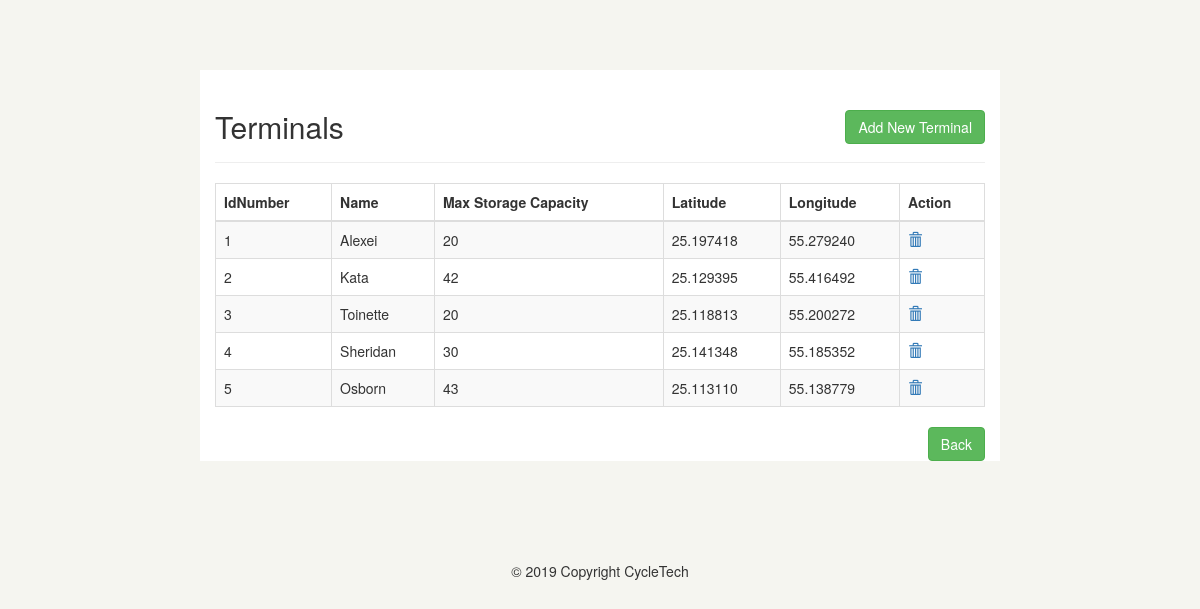
The app's page /cycletech/terminals.php with its own data.
### tables this page shows
CREATE TABLE `terminal` (
  `IdNumber` int(11) NOT NULL,
  `Name` varchar(40) NOT NULL,
  `MaxStorageCapacity` int(3) NOT NULL,
  `Lat` float(10,6) NOT NULL,
  `Lng` float(10,6) NOT NULL
);

### cycletech/terminals.php (the view, shortened to what this page needs)
<!DOCTYPE html>
<html lang="en">
<head>
    <link rel="stylesheet" href="https://maxcdn.bootstrapcdn.com/bootstrap/3.3.7/css/bootstrap.css">
</head>
<body>
    <body style="padding: 30px; padding-top: 70px; background-color:#f5f5f0; ">
    <div style="background-color: white;" class="wrapper">
        <div class="container-fluid">
            <div class="row">
                <div class="col-md-12">
                    <div class="page-header clearfix">
                        <h2 class="pull-left">Terminals</h2>
                        <a href="createT.php" class="btn btn-success pull-right">Add New Terminal</a>
                    </div>
                    <?php
                    require_once "config.php";
                    $sql = "SELECT * FROM terminal";
                    if($result = mysqli_query($link, $sql)){
                        if(mysqli_num_rows($result) > 0){
                            echo "<table class='table table-bordered table-striped'>";
                                echo "<thead>";
                                    echo "<tr>";
                                        echo "<th>IdNumber</th>";
                                        echo "<th>Name</th>";
                                        echo "<th>Max Storage Capacity</th>";
                                        echo "<th>Latitude</th>";
                                        echo "<th>Longitude</th>";
                                        echo "<th>Action</th>";
                                    echo "</tr>";
                                echo "</thead>";
                                echo "<tbody>";
                                while($row = mysqli_fetch_array($result)){
                                    echo "<tr>";
                                        echo "<td>" . $row['IdNumber'] . "</td>";
                                        echo "<td>" . $row['Name'] . "</td>";
                                        echo "<td>" . $row['MaxStorageCapacity'] . "</td>";
                                        echo "<td>" . $row['Lat'] . "</td>";
                                        echo "<td>" . $row['Lng'] . "</td>";
                                        echo "<td>";
                                            echo "<a href='deleteT.php?IdNumber=". $row["IdNumber"] ."' title='Delete Terminal' data-toggle='tooltip'><span class='glyphicon glyphicon-trash'></span></a>";
                                        echo "</td>";
                                    echo "</tr>";
                                }
                                echo "</tbody>";
                            echo "</table>";
                        } else{
                            echo "<p class='lead'><em>No records were found.</em></p>";
                        }
                    } else{
                        echo "ERROR: Could not able to execute $sql. " . mysqli_error($link);
                    }
                    ?>
                    <a href="Admin.php" class="btn btn-success pull-right">Back</a>
                </div>
            </div>
        </div>
    </div>
</body>
<footer style="padding-top: 100px;" class="page-footer bottom">
    <div  class="footer-copyright text-center text-black-50 py-3">© 2019 Copyright CycleTech
    </div>
  </footer>
</html>

### cycletech/terminals.php (style rules this page uses)
.wrapper { width: 800px; margin:0 auto; }
.page-header h2 { margin-top: 0; }
table tr td:last-child a { margin-right: 15px; }

### records on screen
terminal: IdNumber "1", Name "Alexei", MaxStorageCapacity "20", Lat "25.197418", Lng "55.279240"
terminal: IdNumber "2", Name "Kata", MaxStorageCapacity "42", Lat "25.129395", Lng "55.416492"
terminal: IdNumber "3", Name "Toinette", MaxStorageCapacity "20", Lat "25.118813", Lng "55.200272"
terminal: IdNumber "4", Name "Sheridan", MaxStorageCapacity "30", Lat "25.141348", Lng "55.185352"
terminal: IdNumber "5", Name "Osborn", MaxStorageCapacity "43", Lat "25.113110", Lng "55.138779"
